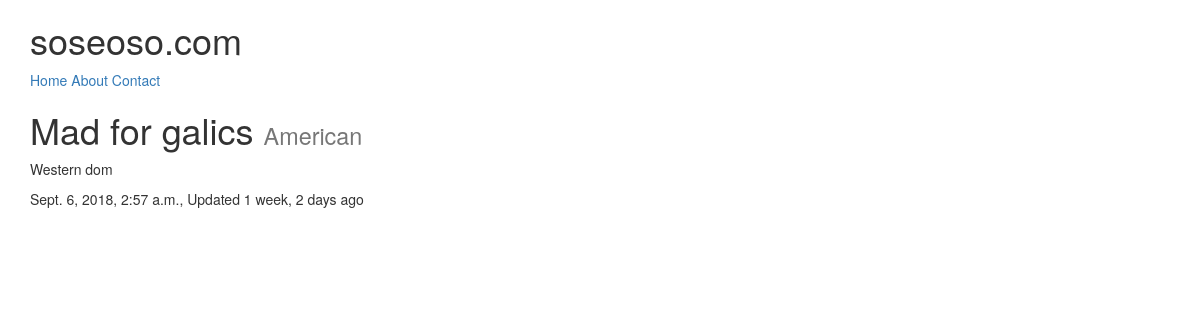
The page /restaurants/mad-for-galics/ on the database its author committed.
### restaurants/models.py (models this page shows, shortened)
class RestaurantLocation(models.Model):
    owner            = models.ForeignKey(User)  # class_instance.model_set.all() - How to grab (?)
    name            = models.CharField(max_length=120)
    location        = models.CharField(max_length=120, null=True, blank=True)
    category        = models.CharField(max_length=120, null=True, blank=True, validators=[validate_category])
    timestamp       = models.DateTimeField(auto_now_add=True)
    updated         = models.DateTimeField(auto_now=True)
    slug            = models.SlugField(null=True, blank=True)
    @property
    def title(self):
        return self.name

### restaurants/views.py (the view)
# urls.py: url(r'^restaurants/(?P<slug>[\w-]+)/$', RestaurantDetailView.as_view()),
class RestaurantDetailView(DetailView):
	queryset = RestaurantLocation.objects.all() #filter(category__iexact='asian')

### restaurants/templates/restaurants/restaurantlocation_detail.html (shortened to what this page needs)
{% extends "base.html" %}
{% block content %}
<h1>{{ object.title }} <small>{{ object.category }}</small></h1>
<p>{{ object.location }}</p>
<p>{{ object.timestamp }}, Updated {{ object.updated|timesince }} ago </p>
{% endblock %}

### rows shown on the page
RestaurantLocation: title "Mad for galics", category "American", location "Western dom", timestamp "Sept. 6, 2018, 2:57 a.m.", updated "1 week, 2 days"
